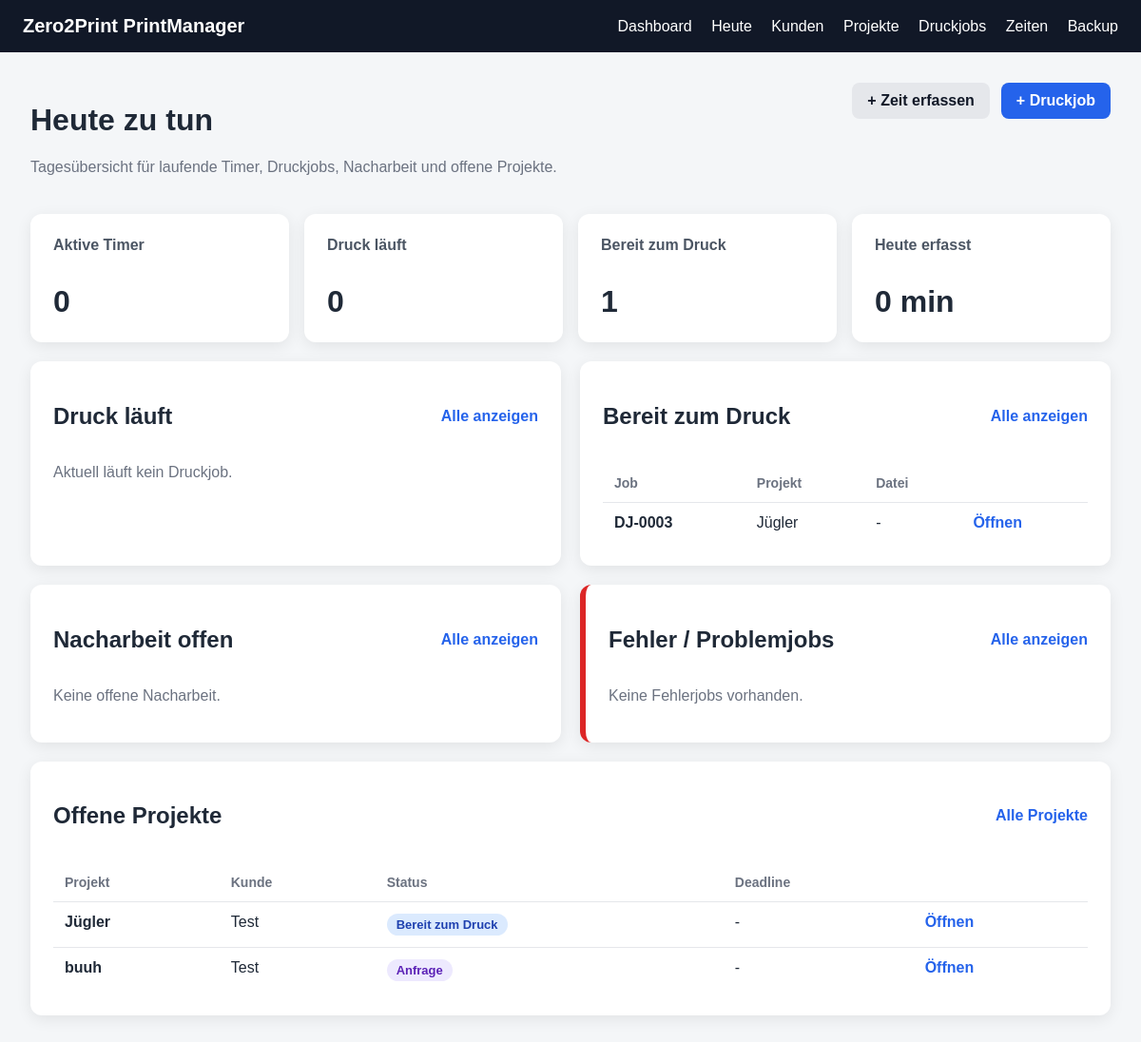
Page /today on the committed database.
### app/models.py (models this page shows)
class PrintJob(Base):
    __tablename__ = "print_jobs"
    id = Column(Integer, primary_key=True, index=True)
    project_id = Column(Integer, ForeignKey("projects.id"), nullable=False)
    file_id = Column(Integer, ForeignKey("project_files.id"), nullable=True)
    printer_name = Column(String, nullable=True)
    material = Column(String, nullable=True)
    color = Column(String, nullable=True)
    planned_print_time = Column(String, nullable=True)
    planned_weight_grams = Column(Integer, nullable=True)
    status = Column(String, default="Bereit zum Druck")
    notes = Column(Text, nullable=True)
    created_at = Column(DateTime, default=datetime.utcnow)
    project = relationship("Project", back_populates="print_jobs")
    file = relationship("ProjectFile", back_populates="print_jobs")
    time_entries = relationship(
        "TimeEntry",
        back_populates="print_job"
    )
    checklist = relationship(
        "PrintJobChecklist",
        back_populates="print_job",
        uselist=False,
        cascade="all, delete-orphan"
    )

class Project(Base):
    __tablename__ = "projects"
    id = Column(Integer, primary_key=True, index=True)
    customer_id = Column(Integer, ForeignKey("customers.id"), nullable=False)
    name = Column(String, nullable=False)
    description = Column(Text, nullable=True)
    status = Column(String, default="Anfrage")
    deadline = Column(String, nullable=True)
    note = Column(Text, nullable=True)
    created_at = Column(DateTime, default=datetime.utcnow)
    customer = relationship("Customer", back_populates="projects")
    files = relationship(
        "ProjectFile",
        back_populates="project",
        cascade="all, delete-orphan"
    )
    print_jobs = relationship(
        "PrintJob",
        back_populates="project",
        cascade="all, delete-orphan"
    )
    time_entries = relationship(
        "TimeEntry",
        back_populates="project",
        cascade="all, delete-orphan"
    )

class Customer(Base):
    __tablename__ = "customers"
    id = Column(Integer, primary_key=True, index=True)
    name = Column(String, nullable=False)
    email = Column(String, nullable=True)
    phone = Column(String, nullable=True)
    note = Column(Text, nullable=True)
    created_at = Column(DateTime, default=datetime.utcnow)
    projects = relationship(
        "Project",
        back_populates="customer",
        cascade="all, delete-orphan"
    )

### app/routes/today.py (the view)
@router.get("")
def today_index(request: Request, db: Session = Depends(get_db)):
    today = date.today()
    active_timers = (
        db.query(TimeEntry)
        .filter(TimeEntry.start_time.isnot(None))
        .filter(TimeEntry.end_time.is_(None))
        .order_by(TimeEntry.start_time.desc())
        .all()
    )
    ready_jobs = (
        db.query(PrintJob)
        .filter(PrintJob.status == "Bereit zum Druck")
        .order_by(PrintJob.created_at.desc())
        .all()
    )
    running_jobs = (
        db.query(PrintJob)
        .filter(PrintJob.status == "Druck läuft")
        .order_by(PrintJob.created_at.desc())
        .all()
    )
    post_jobs = (
        db.query(PrintJob)
        .filter(PrintJob.status == "Nacharbeit")
        .order_by(PrintJob.created_at.desc())
        .all()
    )
    error_jobs = (
        db.query(PrintJob)
        .filter(PrintJob.status == "Fehler")
        .order_by(PrintJob.created_at.desc())
        .all()
    )
    open_projects = (
        db.query(Project)
        .filter(Project.status.notin_(["Fertig", "Archiviert"]))
        .order_by(Project.created_at.desc())
        .limit(10)
        .all()
    )
    all_time_entries = db.query(TimeEntry).all()
    today_minutes = 0
    for entry in all_time_entries:
        if entry.duration_minutes and entry.created_at and entry.created_at.date() == today:
            today_minutes += entry.duration_minutes
    return templates.TemplateResponse(
        request=request,
        name="today.html",
        context={
            "title": "Heute zu tun",
            "today": today,
            "now": datetime.now(),
            "active_timers": active_timers,
            "ready_jobs": ready_jobs,
            "running_jobs": running_jobs,
            "post_jobs": post_jobs,
            "error_jobs": error_jobs,
            "open_projects": open_projects,
            "today_minutes": today_minutes,
        }
    )

### app/templates/today.html (shortened to what this page needs)
{% extends "base.html" %}
{% block content %}
<div class="page-header">
    <div>
        <h1>Heute zu tun</h1>
        <p class="muted">
            Tagesübersicht für laufende Timer, Druckjobs, Nacharbeit und offene Projekte.
        </p>
    </div>
    <div class="header-actions">
        <a class="btn-secondary" href="/time/new">+ Zeit erfassen</a>
        <a class="btn" href="/jobs/new">+ Druckjob</a>
    </div>
</div>
<div class="cards">
    <div class="card">
        <h2>Aktive Timer</h2>
        <p>{{ active_timers|length }}</p>
    </div>
    <div class="card">
        <h2>Druck läuft</h2>
        <p>{{ running_jobs|length }}</p>
    </div>
    <div class="card">
        <h2>Bereit zum Druck</h2>
        <p>{{ ready_jobs|length }}</p>
    </div>
    <div class="card">
        <h2>Heute erfasst</h2>
        <p>{{ today_minutes }} min</p>
    </div>
</div>
<div class="today-grid mt">
    <div class="page-card">
        <div class="section-header">
            <h2>Druck läuft</h2>
            <a class="link-btn" href="/jobs?status=Druck+läuft">Alle anzeigen</a>
        </div>
        {% if running_jobs %}
        <table>
            <thead>
                <tr>
                    <th>Job</th>
                    <th>Projekt</th>
                    <th>Material</th>
                    <th>Status</th>
                    <th></th>
                </tr>
            </thead>
            <tbody>
                {% for job in running_jobs %}
                <tr>
                    <td><strong>DJ-{{ "%04d"|format(job.id) }}</strong></td>
                    <td>{{ job.project.name }}</td>
                    <td>{{ job.material or "-" }} / {{ job.color or "-" }}</td>
                    <td>
                        <span class="status-pill {{ status_class(job.status) }}">
                            {{ job.status }}
                        </span>
                    </td>
                    <td><a class="link-btn" href="/jobs/{{ job.id }}">Öffnen</a></td>
                </tr>
                {% endfor %}
            </tbody>
        </table>
        {% else %}
        <p class="muted">Aktuell läuft kein Druckjob.</p>
        {% endif %}
    </div>
    <div class="page-card">
        <div class="section-header">
            <h2>Bereit zum Druck</h2>
            <a class="link-btn" href="/jobs?status=Bereit+zum+Druck">Alle anzeigen</a>
        </div>
        {% if ready_jobs %}
        <table>
            <thead>
                <tr>
                    <th>Job</th>
                    <th>Projekt</th>
                    <th>Datei</th>
                    <th></th>
                </tr>
            </thead>
            <tbody>
                {% for job in ready_jobs %}
                <tr>
                    <td><strong>DJ-{{ "%04d"|format(job.id) }}</strong></td>
                    <td>{{ job.project.name }}</td>
                    <td>
                        {% if job.file %}
                            {{ job.file.original_filename }}
                        {% else %}
                            -
                        {% endif %}
                    </td>
                    <td><a class="link-btn" href="/jobs/{{ job.id }}">Öffnen</a></td>
                </tr>
                {% endfor %}
            </tbody>
        </table>
        {% else %}
        <p class="muted">Keine Druckjobs bereit.</p>
        {% endif %}
    </div>
</div>
<div class="today-grid mt">
    <div class="page-card">
        <div class="section-header">
            <h2>Nacharbeit offen</h2>
            <a class="link-btn" href="/jobs?status=Nacharbeit">Alle anzeigen</a>
        </div>
        {% if post_jobs %}
        <table>
            <thead>
                <tr>
                    <th>Job</th>
                    <th>Projekt</th>
                    <th>Material</th>
                    <th></th>
                </tr>
            </thead>
            <tbody>
                {% for job in post_jobs %}
                <tr>
                    <td><strong>DJ-{{ "%04d"|format(job.id) }}</strong></td>
                    <td>{{ job.project.name }}</td>
                    <td>{{ job.material or "-" }} / {{ job.color or "-" }}</td>
                    <td><a class="link-btn" href="/jobs/{{ job.id }}">Öffnen</a></td>
                </tr>
                {% endfor %}
            </tbody>
        </table>
        {% else %}
        <p class="muted">Keine offene Nacharbeit.</p>
        {% endif %}
    </div>
    <div class="page-card error-card">
        <div class="section-header">
            <h2>Fehler / Problemjobs</h2>
            <a class="link-btn" href="/jobs?status=Fehler">Alle anzeigen</a>
        </div>
        {% if error_jobs %}
        <table>
            <thead>
                <tr>
                    <th>Job</th>
                    <th>Projekt</th>
                    <th>Notiz</th>
                    <th></th>
                </tr>
            </thead>
            <tbody>
                {% for job in error_jobs %}
                <tr>
                    <td><strong>DJ-{{ "%04d"|format(job.id) }}</strong></td>
                    <td>{{ job.project.name }}</td>
                    <td class="note-cell">{{ job.notes or "-" }}</td>
                    <td><a class="link-btn" href="/jobs/{{ job.id }}">Öffnen</a></td>
                </tr>
                {% endfor %}
            </tbody>
        </table>
        {% else %}
        <p class="muted">Keine Fehlerjobs vorhanden.</p>
        {% endif %}
    </div>
</div>
<div class="page-card mt">
    <div class="section-header">
        <h2>Offene Projekte</h2>
        <a class="link-btn" href="/projects">Alle Projekte</a>
    </div>
    {% if open_projects %}
    <table>
        <thead>
            <tr>
                <th>Projekt</th>
                <th>Kunde</th>
                <th>Status</th>
                <th>Deadline</th>
                <th></th>
            </tr>
        </thead>
        <tbody>
            {% for project in open_projects %}
            <tr>
                <td><strong>{{ project.name }}</strong></td>
                <td>{{ project.customer.name }}</td>
                <td>
                    <span class="status-pill {{ status_class(project.status) }}">
                        {{ project.status }}
                    </span>
                </td>
                <td>{{ project.deadline or "-" }}</td>
                <td><a class="link-btn" href="/projects/{{ project.id }}">Öffnen</a></td>
            </tr>
            {% endfor %}
        </tbody>
    </table>
    {% else %}
    <p class="muted">Keine offenen Projekte.</p>
    {% endif %}
</div>
{% endblock %}

### app/static/style.css (style rules this page uses)
* { box-sizing: border-box; }
body { margin: 0; font-family: Arial, sans-serif; background: #f4f6f8; color: #1f2937; }
.cards { display: grid; grid-template-columns: repeat(4, 1fr); gap: 16px; }
.card { background: white; border-radius: 12px; padding: 24px; box-shadow: 0 4px 16px rgba(0,0,0,0.08); }
.card h2 { font-size: 16px; margin-top: 0; color: #4b5563; }
.card p { font-size: 32px; font-weight: bold; margin-bottom: 0; }
.page-card { background: white; border-radius: 12px; padding: 24px; box-shadow: 0 4px 16px rgba(0,0,0,0.08); max-width: 100%; overflow-x: auto; }
.btn { display: inline-block; border: none; background: #2563eb; color: white; padding: 10px 16px; border-radius: 8px; cursor: pointer; font-weight: bold; margin-top: 0; text-decoration: none; font-family: inherit; }
.page-header { display: flex; justify-content: space-between; align-items: flex-start; margin-bottom: 24px; gap: 16px; }
.muted { color: #6b7280; }
table { width: 100%; border-collapse: collapse; }
th { text-align: left; color: #6b7280; font-size: 14px; border-bottom: 1px solid #e5e7eb; padding: 12px; }
td { border-bottom: 1px solid #e5e7eb; padding: 12px; vertical-align: top; }
tr:last-child td { border-bottom: none; }
.link-btn { color: #2563eb; text-decoration: none; font-weight: bold; }
.btn-secondary { display: inline-block; background: #e5e7eb; color: #111827; padding: 10px 16px; border-radius: 8px; text-decoration: none; font-weight: bold; font-family: inherit; }
.today-grid { display: grid; grid-template-columns: 1fr 1fr; gap: 20px; }
.mt { margin-top: 20px; }
.header-actions, .section-header { display: flex; align-items: center; gap: 12px; }
.section-header { justify-content: space-between; margin-bottom: 16px; }
.error-card { border-left: 6px solid #dc2626; }
.status-pill { display: inline-block; padding: 4px 10px; border-radius: 999px; font-size: 13px; font-weight: bold; white-space: nowrap; }
.status-request { background: #ede9fe; color: #5b21b6; }
.status-ready { background: #dbeafe; color: #1e40af; }

### rows in the picture
PrintJob: id "0003", project.name "Jügler"
Project: name "Jügler", customer.name "Test", status "Bereit zum Druck", deadline "-"
Project: name "buuh", customer.name "Test", status "Anfrage", deadline "-"

### other values in the picture
{{ active_timers|length }} "0"
{{ running_jobs|length }} "0"
{{ ready_jobs|length }} "1"
{{ today_minutes }} "0"
